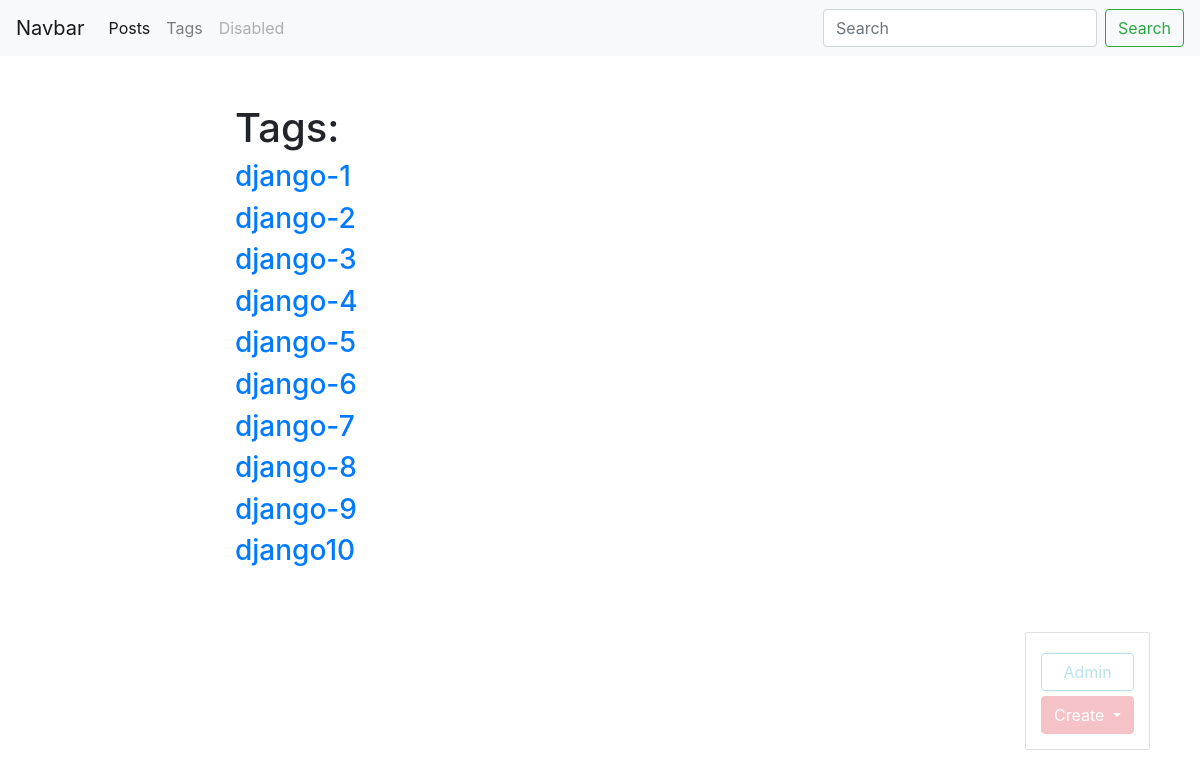
The app's page /blog/tags/ (signed in) with its own data.
### blog/models.py (models this page shows, shortened)
class Tag(models.Model):
    title = models.CharField(max_length=50)
    slug = models.SlugField(max_length=50, unique=True)
    def get_absolute_url(self):
        return reverse('tag_detail_url', kwargs={'slug': self.slug})
    class Meta:
        ordering = ['title']

### blog/views.py (the view)
# urls.py: path('tags/', tags_list, name="tags_list_url"),
def tags_list(request):
    tags = Tag.objects.all()
    return render(request, 'blog/tags_list.html', context={'tags': tags})

### blog/templates/blog/tags_list.html (shortened to what this page needs)
{% extends 'blog/base_blog.html' %}
{% block content %}
   <h1 class="md-5">Tags:</h1>
   {% for tag in tags %}
      <h3><a href="{{ tag.get_absolute_url }}">{{ tag.title }}</a></h3>
   {% endfor %}
{% endblock %}

### records on screen
Tag: title "django-1"
Tag: title "django-2"
Tag: title "django-3"
Tag: title "django-4"
Tag: title "django-5"
Tag: title "django-6"
Tag: title "django-7"
Tag: title "django-8"
Tag: title "django-9"
Tag: title "django10"
